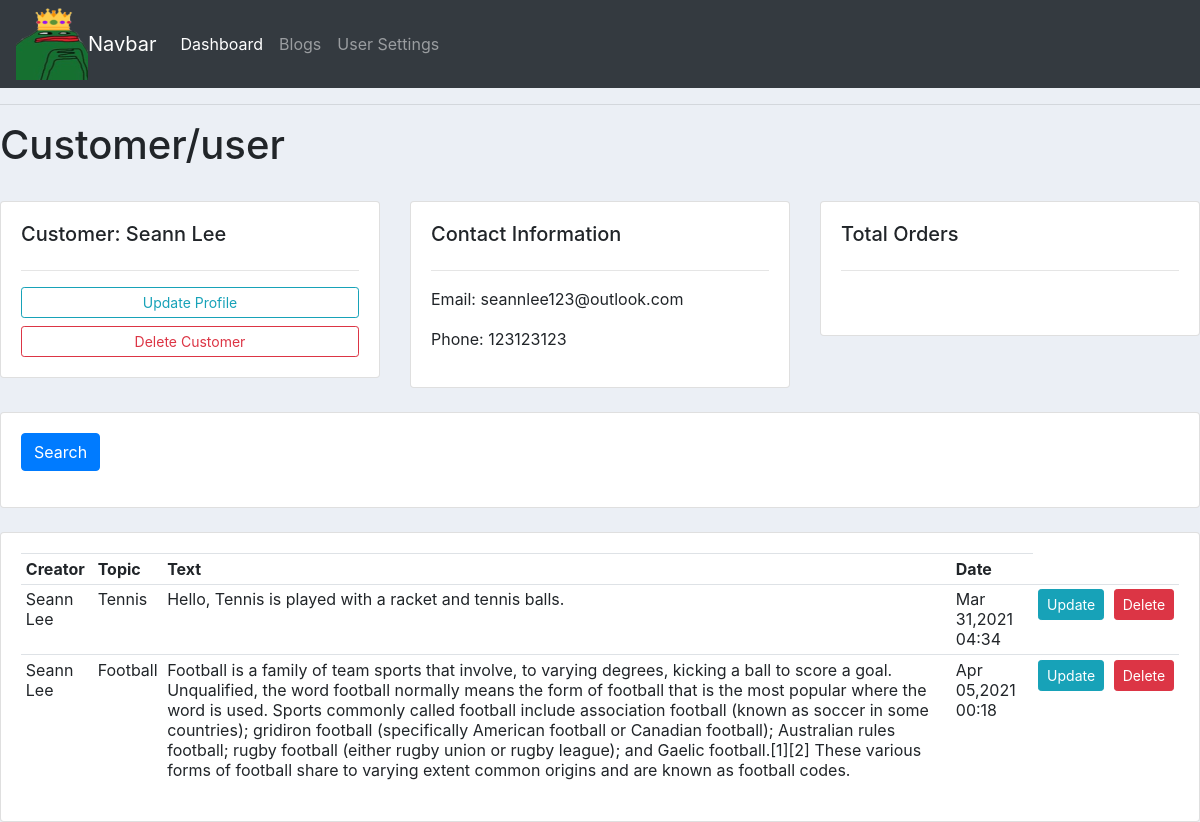
The app's page /customer/1/, older data.
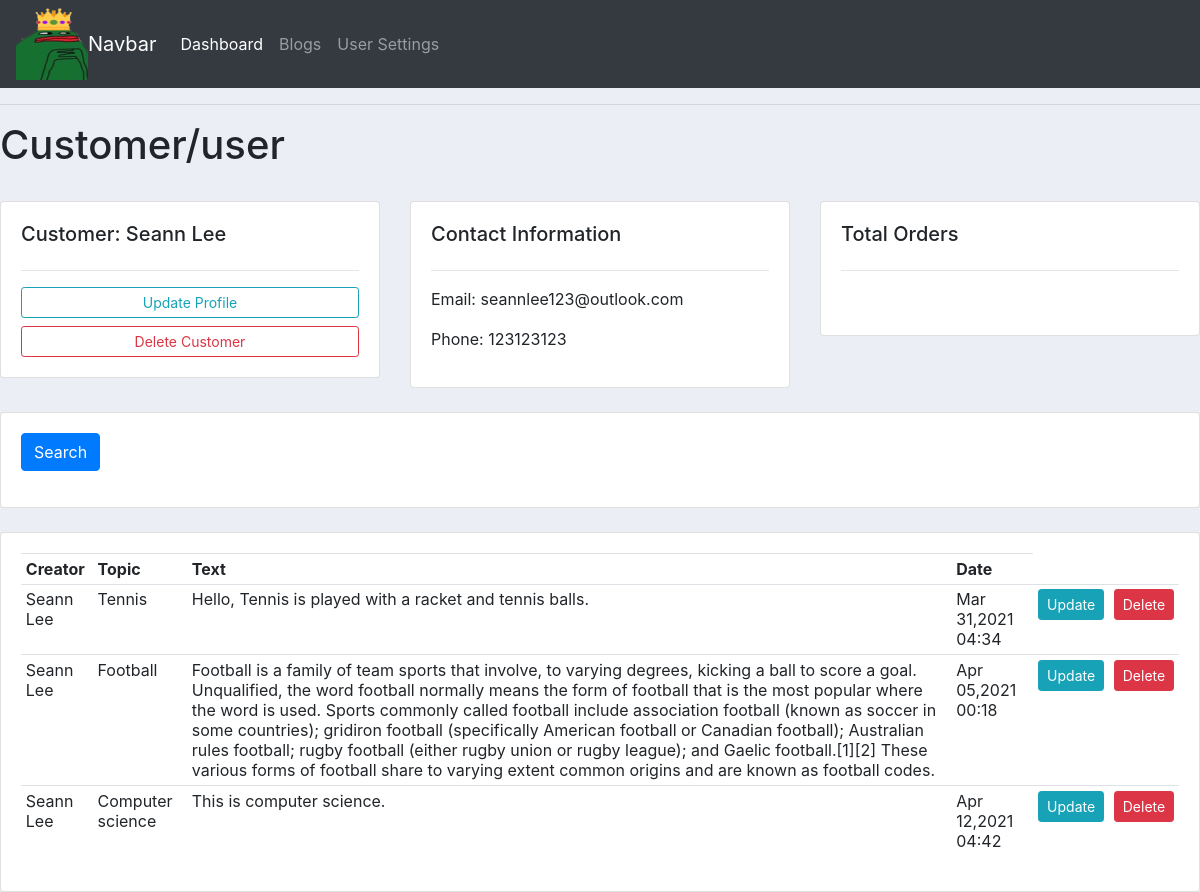
The same page, newer data.
### Userlog/models.py (models this page shows, shortened)
class Entry(models.Model):
    cust_name = models.ForeignKey(customer, null= True, on_delete=models.SET_NULL, related_name="entries")
    tags = models.ForeignKey(Tag, null = True, on_delete=models.CASCADE)
    topic = models.ForeignKey(UserTopic, null = True, on_delete=models.CASCADE)
    text = models.TextField()
    date_added = models.DateTimeField(auto_now_add=True)

class customer(models.Model):
    name = models.CharField(max_length= 200, null = True)
    phone = models.CharField(max_length= 200, null = True)
    email = models.CharField(max_length= 200, null = True)
    date_created = models.DateTimeField(auto_now_add=True, null= True)
    def __str__(self):
        return self.name

class UserTopic(models.Model):
    text = models.CharField(max_length=120, null =True) #we want to display characters with max 250
    date_added = models.DateTimeField(auto_now_add=True, null=True ) #allows realtime accuracy upon upload
    def __str__(self):
        return self.text

### Userlog/views.py (the view)
# urls.py: path('customer/<str:pk_test>/',views.customer_page, name="customer"),
def customer_page(request, pk_test):
    customer_objects = customer.objects.get(id=pk_test)
    entry_objects = customer_objects.entries.all()
    context = {
        'entry_objects': entry_objects,
        'customer_objects': customer_objects,
    }
    return render(request, 'user_log/customer.html',context)

### Userlog/templates/user_log/customer.html (shortened to what this page needs)
{% include 'user_log/main.html' %}
{% block content %}
<h1> Customer/user </h1>
<div class="row">
	<div class="col-md">
		<div class="card card-body">
			<h5>Customer: {{customer_objects.name}} </h5>
			<hr>
			<a class="btn btn-outline-info  btn-sm btn-block" href="">Update Profile</a>
			<a class="btn btn-outline-danger  btn-sm btn-block" href="">Delete Customer</a>
		</div>
	</div>
	<div class="col-md">
		<div class="card card-body">
			<h5>Contact Information</h5>
			<hr>
			<p>Email: {{customer_objects.email}} </p>
			<p>Phone: {{customer_objects.phone}} </p>
		</div>
	</div>
	<div class="col-md">
		<div class="card card-body">
			<h5>Total Orders</h5>
			<hr>
			<h1 style="text-align: center;padding: 10px"></h1>
		</div>
	</div>
</div>
<div class="row">
	<div class="col">
		<div class="card card-body">
			<form method="get">
		    <button class="btn btn-primary" type="submit">Search</button>
		  </form>
		</div>
	</div>
</div>
<div class="row">
	<div class="col-md">
		<div class="card card-body">
			<table class="table table-sm">
				<tr>
					<th>Creator</th>
					<th>Topic</th>
					<th>Text</th>
					<th>Date</th>
				</tr>
				{% for entry in entry_objects %}
                    <tr>
                        <td>{{ entry.cust_name}}</td>
                        <td>{{ entry.topic}}</td>
						<td>{{ entry.text}}</td>
                        <td>{{ entry.date_added|date:'M d,Y H:i' }}</td>
						<td> <a class="btn btn-sm btn-info"href="{% url 'update_post' entry.id %}">Update</a></td>
                        <td> <a class="btn btn-sm btn-danger" href="{% url 'delete_post' entry.id %}">Delete</a></td>
                    </tr>
                {% endfor %}
			</table>
		</div>
	</div>
</div>
{% endblock %}

Row changes from the older to the newer data that the page shows:
added Entry: cust_name "Seann Lee", topic "Computer science", text "This is computer science.", date_added "Apr 12,2021 04:42"
